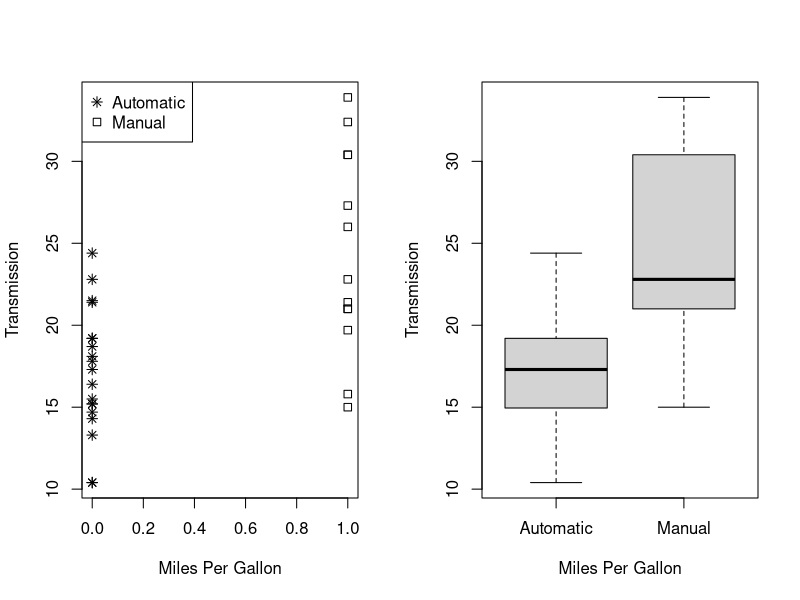
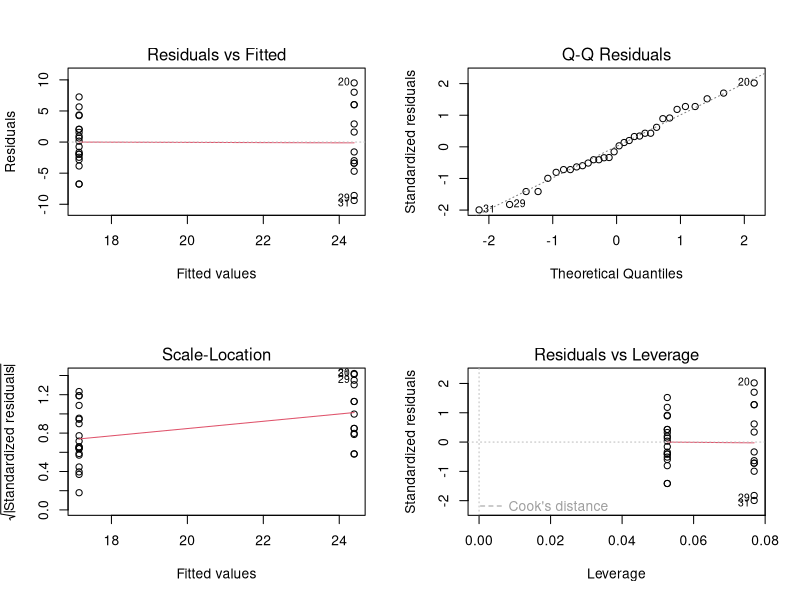
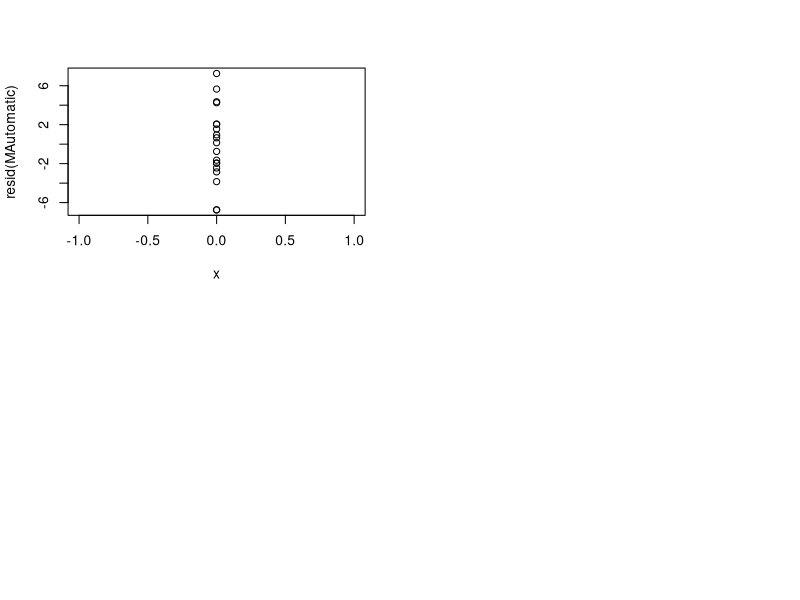

The R source for these figures, in order:
# DATA READING -----------------------------------------------------------------------------------

    data(mtcars)
    head(mtcars)
    ?mtcars
    
    data<-mtcars[,c(9,1)]
    View(data)

# EDA PLOTTING ------------------------------------------------------------------------------------

    par(mfrow=c(1,2))
    
    #plotting situation 2
        plot(data[data$am==1,],
             type="p",
             pch=0,
             xlab="Miles Per Gallon",
             ylab="Transmission",
             xlim=c(0,1),
             ylim=c(min(data$mpg),max(data$mpg)))
        
        points(data[data$am==0,],pch=8)
        
        legend("topleft",
               legend=c("Automatic","Manual"), 
               pch=c(8,0))
    
    #plotting boxplot
        boxplot(mpg~am,
                data=mtcars,
                xlab="Miles Per Gallon",
                ylab="Transmission",
                xaxt="n")
        axis(1, at=c(1,2),labels=c("Automatic","Manual"))

    par(mfrow=c(1,1))

# REGRESSION ----------------------------------------------------------------------------------------

    tran<-factor(data[,1])
    mpg<-data[,2]
    
    #estimation of parameters
    MWhole<-lm(mpg~tran)
    
    #values of parameters and their significance
    
    #summary(MWhole)
    summ<-summary(MWhole)$coefficients
    row.names(summ)<-c("Automatic","Change Auto-Manual")

    confInt<-confint(MWhole,level=0.90)
    row.names(confInt)<-c("Automatic","Change Auto-Manual")
    
    randsigma<-data.frame(Values=c(summary(MWhole)$r.squared,summary(MWhole)$sigma))
    row.names(randsigma)<-c("R squared","sigma")

    summ
    confint
    randsigma
    
    par(mfrow=c(2,2))
    plot(MWhole)

#------------------------------------
tran<-factor(data[,1])
mpg<-data[,2]
x<-data[data[,1]==1,1]
y<-mpg[data[,1]==1]
MManual<-lm(y~x-1)
summary(MManual)
a<-summary(MManual)$coefficients
mean(y)

#------------------------------------

x<-data[data[,1]==0,1]
y<-mpg[data[,1]==0]
MAutomatic<-lm(y~I(x+1)-1)
summary(MAutomatic)

mean(y)

plot(x,resid(MAutomatic))

# LOGISTICS -------------------------------------------------------------------------------------------

logisticka<-glm(am~mpg,mtcars,family=binomial)
summary(logisticka)

#confidence
(logisticka$coefficients)
(confint(logisticka))